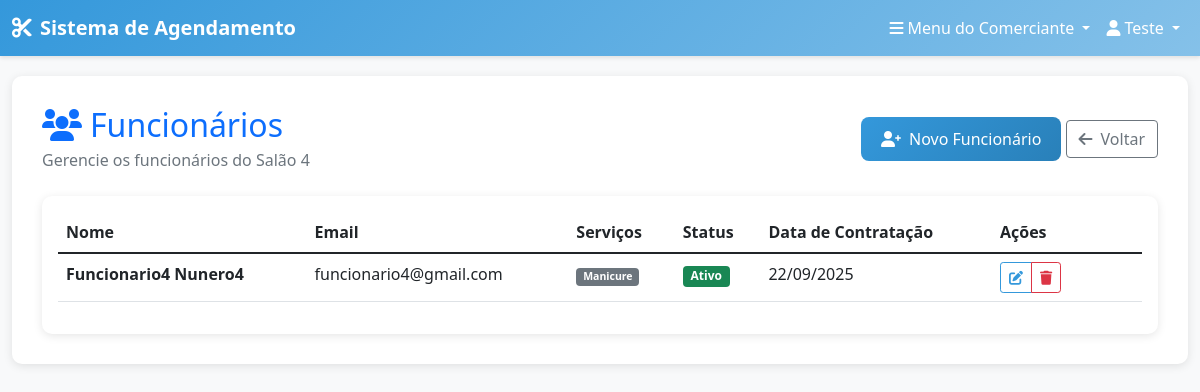
The page /salons/employees/ (signed in) on the database its author committed.
### salons/models.py (models this page shows, shortened)
class Salon(models.Model):
    name = models.CharField(max_length=100, verbose_name="Nome do Salão")
    description = models.TextField(blank=True, null=True, verbose_name="Descrição")
    address = models.CharField(max_length=200, verbose_name="Endereço")
    city = models.CharField(max_length=100, verbose_name="Cidade")
    state = models.CharField(max_length=2, verbose_name="Estado")
    zip_code = models.CharField(max_length=10, verbose_name="CEP")
    phone = models.CharField(max_length=15, verbose_name="Telefone")
    email = models.EmailField(verbose_name="Email")
    owner = models.OneToOneField(User, on_delete=models.CASCADE, related_name='salon', verbose_name="Proprietário")
    weekdays_open = models.TimeField(blank=True, null=True, verbose_name="Segunda à Sexta - Abertura")
    weekdays_close = models.TimeField(blank=True, null=True, verbose_name="Segunda à Sexta - Fechamento")
    saturday_open = models.TimeField(blank=True, null=True, verbose_name="Sábado - Abertura")
    saturday_close = models.TimeField(blank=True, null=True, verbose_name="Sábado - Fechamento")
    sunday_open = models.TimeField(blank=True, null=True, verbose_name="Domingo - Abertura")
    sunday_close = models.TimeField(blank=True, null=True, verbose_name="Domingo - Fechamento")
    created_at = models.DateTimeField(auto_now_add=True)
    updated_at = models.DateTimeField(auto_now=True)
    class Meta:
        verbose_name = "Salão"
        verbose_name_plural = "Salões"

class Employee(models.Model):
    user = models.OneToOneField(User, on_delete=models.CASCADE, related_name='employee_profile', verbose_name="Usuário")
    salon = models.ForeignKey(Salon, on_delete=models.CASCADE, related_name='employees', verbose_name="Salão")
    services = models.ManyToManyField(Service, blank=True, verbose_name="Serviços que pode executar")
    is_active = models.BooleanField(default=True, verbose_name="Ativo")
    hire_date = models.DateField(auto_now_add=True, verbose_name="Data de contratação")
    created_at = models.DateTimeField(auto_now_add=True)
    updated_at = models.DateTimeField(auto_now=True)
    class Meta:
        verbose_name = "Funcionário"
        verbose_name_plural = "Funcionários"
        unique_together = ['user', 'salon']

class Service(models.Model):
    salon = models.ForeignKey(Salon, on_delete=models.CASCADE, related_name='services', verbose_name="Salão")
    name = models.CharField(max_length=100, verbose_name="Nome do Serviço")
    description = models.TextField(blank=True, null=True, verbose_name="Descrição")
    duration = models.PositiveIntegerField(verbose_name="Duração (minutos)")
    price = models.DecimalField(max_digits=10, decimal_places=2, verbose_name="Preço")
    is_active = models.BooleanField(default=True, verbose_name="Ativo")
    created_at = models.DateTimeField(auto_now_add=True)
    updated_at = models.DateTimeField(auto_now=True)
    class Meta:
        verbose_name = "Serviço"
        verbose_name_plural = "Serviços"
        ordering = ['name']

### subscriptions/views.py (the view)
    def wrapper(request, *args, **kwargs):
        if not request.user.is_authenticated:
            return redirect('accounts:login')
        if request.user.profile.user_type != 'owner':
            messages.error(request, 'Acesso negado.')
            return redirect('accounts:dashboard')
        subscription = getattr(request.user, 'subscription', None)
        if not subscription or not subscription.is_active():
            messages.warning(request, 'Sua assinatura expirou. Renove para continuar usando o sistema.')
            return redirect('subscriptions:detail')
        return view_func(request, *args, **kwargs)

### salons/views.py (called while the page is built)
@subscription_required
def employees_list(request):
    salon = request.user.salon
    employees = salon.employees.all().order_by('user__first_name')
    return render(request, 'salons/employees_list.html', {
        'employees': employees,
        'salon': salon
    })

### subscriptions/models.py (called while the page is built)
    def is_active(self):
        return self.status == 'active' and self.end_date > timezone.now()

### subscriptions/views.py (called while the page is built)
def subscription_required(view_func):
    def wrapper(request, *args, **kwargs):
        if not request.user.is_authenticated:
            return redirect('accounts:login')
        if request.user.profile.user_type != 'owner':
            messages.error(request, 'Acesso negado.')
            return redirect('accounts:dashboard')
        subscription = getattr(request.user, 'subscription', None)
        if not subscription or not subscription.is_active():
            messages.warning(request, 'Sua assinatura expirou. Renove para continuar usando o sistema.')
            return redirect('subscriptions:detail')
        return view_func(request, *args, **kwargs)
    return wrapper

### templates/salons/employees_list.html (shortened to what this page needs)
{% extends 'base/base.html' %}
{% block content %}
<div class="row">
    <div class="col-12">
        <div class="d-flex justify-content-between align-items-center mb-4">
            <div>
                <h2 class="text-primary mb-1">
                    <i class="fas fa-users me-2"></i>Funcionários
                </h2>
                <p class="text-muted mb-0">Gerencie os funcionários do {{ salon.name }}</p>
            </div>
            <div>
                <a href="{% url 'salons:create_employee' %}" class="btn btn-primary">
                    <i class="fas fa-user-plus me-2"></i>Novo Funcionário
                </a>
                <a href="{% url 'salons:owner_dashboard' %}" class="btn btn-outline-secondary">
                    <i class="fas fa-arrow-left me-2"></i>Voltar
                </a>
            </div>
        </div>
    </div>
</div>
<div class="row">
    <div class="col-12">
        <div class="card">
            <div class="card-body">
                {% if employees %}
                    <div class="table-responsive">
                        <table class="table table-hover">
                            <thead>
                                <tr>
                                    <th>Nome</th>
                                    <th>Email</th>
                                    <th>Serviços</th>
                                    <th>Status</th>
                                    <th>Data de Contratação</th>
                                    <th width="150">Ações</th>
                                </tr>
                            </thead>
                            <tbody>
                                {% for employee in employees %}
                                <tr>
                                    <td>
                                        <strong>{{ employee.user.get_full_name|default:employee.user.username }}</strong>
                                    </td>
                                    <td>{{ employee.user.email }}</td>
                                    <td>
                                        {% if employee.services.count > 0 %}
                                            <small class="text-muted">
                                                {% for service in employee.services.all|slice:":2" %}
                                                    <span class="badge bg-secondary me-1">{{ service.name }}</span>
                                                {% endfor %}
                                            </small>
                                        {% else %}
                                            <small class="text-muted">Nenhum serviço atribuído</small>
                                        {% endif %}
                                    </td>
                                    <td>
                                        {% if employee.is_active %}
                                            <span class="badge bg-success">Ativo</span>
                                        {% else %}
                                            <span class="badge bg-secondary">Inativo</span>
                                        {% endif %}
                                    </td>
                                    <td>{{ employee.hire_date|date:"d/m/Y" }}</td>
                                    <td>
                                        <div class="btn-group btn-group-sm">
                                            <a href="{% url 'salons:edit_employee' employee.id %}"
                                               class="btn btn-outline-primary" title="Editar">
                                                <i class="fas fa-edit"></i>
                                            </a>
                                            <a href="{% url 'salons:delete_employee' employee.id %}"
                                               class="btn btn-outline-danger" title="Remover">
                                                <i class="fas fa-trash"></i>
                                            </a>
                                        </div>
                                    </td>
                                </tr>
                                {% endfor %}
                            </tbody>
                        </table>
                    </div>
                {% endif %}
            </div>
        </div>
    </div>
</div>
{% endblock %}

### templates/base/base.html (shortened to what this page needs)
<!DOCTYPE html>
<html lang="pt-br">
<head>
    <link href="https://cdn.jsdelivr.net/npm/bootstrap@5.1.3/dist/css/bootstrap.min.css" rel="stylesheet">
    <link href="https://cdnjs.cloudflare.com/ajax/libs/font-awesome/6.0.0/css/all.min.css" rel="stylesheet">
</head>
<body>
    <nav class="navbar navbar-expand-lg navbar-dark">
        <div class="container-fluid">
            <a class="navbar-brand" href="{% url 'core:landing_page' %}">
                <i class="fas fa-cut me-2"></i>Sistema de Agendamento
            </a>
            <div class="collapse navbar-collapse" id="navbarNav">
                <ul class="navbar-nav ms-auto">
                    {% if user.is_authenticated %}
                        {% if user.profile.user_type == 'owner' %}
                            <li class="nav-item dropdown">
                                <a class="nav-link dropdown-toggle" href="#" id="ownerMenuDropdown" role="button" data-bs-toggle="dropdown">
                                    <i class="fas fa-bars me-1"></i>Menu do Comerciante
                                </a>
                            </li>
                        {% endif %}
                        <li class="nav-item dropdown">
                            <a class="nav-link dropdown-toggle" href="#" id="navbarDropdown" role="button" data-bs-toggle="dropdown">
                                <i class="fas fa-user me-1"></i>{{ user.first_name|default:user.username }}
                            </a>
                        </li>
                    {% endif %}
                </ul>
            </div>
        </div>
    </nav>
    <div class="container-fluid">
        <div class="main-content">
            {% block content %}
            {% endblock %}
        </div>
    </div>
</body>
</html>

### templates/base/base.html (style rules this page uses)
:root { --primary-color: #3498db; --primary-light: #85c1e9; --primary-dark: #2980b9; --secondary-color: #ecf0f1; --text-dark: #2c3e50; --text-light: #7f8c8d; }
body { background-color: #f8f9fa; font-family: 'Segoe UI', Tahoma, Geneva, Verdana, sans-serif; }
.navbar { background: linear-gradient(135deg, var(--primary-color), var(--primary-light)); box-shadow: 0 2px 4px rgba(0,0,0,0.1); }
.navbar-brand { font-weight: bold; color: white !important; }
.navbar-nav .nav-link { color: white !important; transition: color 0.3s; }
.main-content { background-color: white; border-radius: 10px; box-shadow: 0 2px 10px rgba(0,0,0,0.1); margin: 20px 0; padding: 30px; }
.card { border: none; border-radius: 10px; box-shadow: 0 2px 10px rgba(0,0,0,0.1); transition: transform 0.3s; }
.btn-primary { background: linear-gradient(135deg, var(--primary-color), var(--primary-dark)); border: none; border-radius: 8px; padding: 10px 20px; transition: all 0.3s; }
.btn-outline-primary { color: var(--primary-color); border-color: var(--primary-color); border-radius: 8px; }

### rows shown on the page
Salon: name "Salão 4"
Employee: user.get_full_name "Funcionario4 Nunero4", user.email "funcionario4@gmail.com", is_active "Ativo", hire_date "22/09/2025"
Service: name "Manicure"

### other values the page prints
{{ user.first_name|default:user.username }} "Teste"
